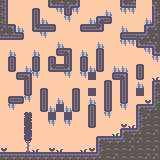

Tiled map render using the project's own tile images. Description and the whole map definition, tile-layer contents included, below:
An orthogonal 20x20 tile map with 8x8 px tiles, 4 tile layers (BG, Deco, Blocks, Spikes), 3 tilesets and 7 objects (3x sign, 2x exit, player, checkpoint).

<map version="1.10" tiledversion="1.12.2" orientation="orthogonal" renderorder="right-down" width="20" height="20" tilewidth="8" tileheight="8" infinite="0" nextlayerid="6" nextobjectid="28">
 <editorsettings>
  <export target="end.tmj" format="json" />
 </editorsettings>
 <tileset firstgid="1" name="Pico" tilewidth="8" tileheight="8" tilecount="150" columns="15">
  <image source="tilemap_packed.png" width="120" height="80" />
 </tileset>
 <tileset firstgid="151" name="tilemap_packed_transparent" tilewidth="8" tileheight="8" tilecount="150" columns="15">
  <image source="tilemap_packed_transparent.png" width="120" height="80" />
 </tileset>
 <tileset firstgid="301" name="grayscale" tilewidth="8" tileheight="8" tilecount="150" columns="15">
  <image source="tilemap_colorDif.png" width="120" height="80" />
 </tileset>
 <layer id="1" name="BG" width="20" height="20">
  <data encoding="csv">
1,1,1,1,1,1,1,1,1,1,1,1,1,1,1,1,1,1,1,1,
1,1,1,1,1,1,1,1,1,1,1,1,1,1,1,1,1,1,1,1,
303,1,1,1,1,1,1,1,1,1,1,1,1,1,1,1,1,1,1,1,
1,1,1,1,1,1,1,1,1,1,1,1,1,1,1,1,1,1,1,1,
1,1,1,1,1,1,1,1,1,1,1,1,1,1,1,1,1,1,1,1,
1,1,1,1,1,1,1,1,1,1,1,1,1,1,1,1,1,1,1,1,
1,1,1,1,1,1,1,1,1,1,1,1,1,1,1,1,1,1,1,1,
1,1,1,1,1,1,1,1,1,1,1,1,1,1,1,1,1,1,1,1,
1,1,1,1,1,1,1,1,1,1,1,1,1,1,1,1,1,1,1,1,
1,1,1,1,1,1,1,1,1,1,1,1,1,1,1,1,1,1,1,1,
1,1,1,1,1,1,1,1,1,1,1,1,1,1,1,1,1,1,1,1,
1,1,1,1,1,1,1,1,1,1,1,1,1,1,1,1,1,1,1,1,
1,1,1,1,1,1,1,1,1,1,1,1,1,1,1,1,1,1,1,1,
1,1,1,1,1,1,1,1,1,1,1,1,1,1,1,1,1,1,1,1,
1,1,1,1,1,1,1,1,1,1,1,1,1,1,1,1,1,1,1,1,
1,1,1,1,1,1,1,1,1,1,1,1,1,1,1,1,1,1,1,1,
1,1,1,1,1,1,1,1,1,1,1,1,1,1,1,1,1,1,1,1,
1,1,1,1,1,1,1,1,1,1,1,1,1,1,1,1,1,1,1,1,
1,1,1,1,1,1,1,1,1,1,1,1,1,1,1,1,1,1,1,1,
1,1,1,1,1,1,1,1,1,1,1,1,1,1,1,1,1,1,1,1
</data>
 </layer>
 <layer id="5" name="Deco" width="20" height="20">
  <data encoding="csv">
0,0,0,0,0,0,0,0,0,0,0,0,0,0,0,0,0,0,0,0,
0,0,0,0,0,0,0,0,0,0,0,0,0,0,0,0,0,0,0,0,
0,0,0,0,0,0,0,0,0,0,0,0,0,0,0,0,0,0,0,0,
0,0,0,0,0,0,0,0,0,0,0,0,0,0,0,0,0,0,0,0,
0,0,0,0,0,0,0,0,0,0,0,0,0,0,0,0,0,0,0,0,
0,0,0,0,0,0,0,0,0,0,0,0,0,0,0,0,0,0,0,0,
0,0,0,0,0,0,0,0,0,0,0,0,0,0,0,0,0,0,0,0,
0,0,0,0,0,0,0,0,0,0,0,0,0,0,0,0,0,0,0,0,
0,0,0,0,0,0,0,0,0,0,0,0,0,0,0,0,0,0,0,0,
0,0,0,0,0,0,0,0,0,0,0,0,0,0,0,0,0,0,0,366,
0,0,0,0,0,0,0,0,0,0,0,0,0,0,0,0,0,0,0,0,
0,0,0,0,0,0,0,0,0,0,0,0,0,0,0,0,0,0,0,0,
0,0,0,0,0,0,0,0,0,0,0,0,0,0,0,0,0,0,381,0,
0,0,0,0,0,0,0,0,0,0,0,0,0,0,0,0,0,0,0,0,
0,0,0,302,0,0,0,0,0,0,0,0,0,0,0,0,0,0,0,0,
0,0,0,317,0,0,0,0,0,0,0,0,0,0,0,381,366,0,0,0,
0,0,0,317,0,0,0,0,0,0,0,0,0,0,366,0,0,0,0,0,
0,0,0,332,0,0,0,0,0,0,0,0,0,0,0,0,0,0,0,0,
381,0,0,362,366,0,381,366,0,0,366,381,0,0,0,0,0,0,0,0,
0,0,0,0,0,0,0,0,0,0,0,0,0,0,0,0,0,0,0,0
</data>
 </layer>
 <layer id="2" name="Blocks" width="20" height="20">
  <data encoding="csv">
319,0,0,0,0,0,379,305,304,380,0,0,0,0,0,379,305,0,0,306,
319,0,0,0,348,0,0,0,378,0,0,0,0,0,0,0,0,0,0,321,
319,0,0,0,363,0,0,0,0,0,0,0,364,351,0,0,0,0,0,321,
333,365,0,0,379,350,351,0,0,0,349,350,380,0,0,0,0,0,364,336,
305,305,351,0,0,0,0,0,0,0,0,0,0,0,0,349,350,335,336,333,
0,0,0,0,0,0,0,0,0,0,0,0,0,0,0,0,0,379,305,306,
0,0,0,0,0,0,0,349,365,0,0,0,348,0,0,0,0,0,0,379,
0,348,0,0,348,0,348,0,363,0,348,0,363,0,0,0,0,0,0,0,
0,378,0,0,378,0,379,350,380,0,378,0,378,0,0,0,0,348,0,0,
0,0,349,365,0,0,0,0,0,0,0,320,0,0,349,365,0,378,0,0,
0,0,0,363,0,0,0,0,0,0,0,0,0,348,0,363,0,0,0,364,
0,0,0,378,0,348,0,0,0,348,0,320,0,363,0,363,0,320,0,321,
0,349,351,0,0,363,0,0,0,363,0,0,0,363,0,378,0,0,0,321,
0,0,0,0,0,378,0,320,0,378,0,348,0,378,0,0,0,364,335,336,
0,0,0,0,0,0,320,0,320,0,0,363,0,0,0,0,0,321,333,318,
0,0,0,0,0,0,0,0,0,0,0,378,0,0,0,0,0,321,318,318,
0,0,0,0,0,0,0,0,0,0,0,0,0,0,0,364,335,336,318,333,
0,0,0,0,0,0,0,0,0,0,0,0,364,335,335,336,333,333,318,318,
0,0,0,0,0,0,0,0,0,0,0,0,321,318,318,318,333,318,318,333,
335,335,335,335,335,335,335,335,335,335,335,335,336,318,333,318,318,318,333,333
</data>
 </layer>
 <layer id="4" name="Spikes" width="20" height="20">
  <data encoding="csv">
0,0,0,0,0,0,0,0,0,0,0,0,0,0,0,0,0,0,0,0,
0,0,0,0,0,0,0,3221225848,0,3221225848,0,0,0,376,0,3221225848,3221225848,0,0,0,
0,0,0,0,0,376,0,0,3221225848,0,0,376,0,0,0,0,0,0,376,0,
0,0,376,0,0,0,0,0,0,0,0,0,0,0,0,376,0,0,0,0,
0,0,0,0,0,3221225848,0,0,0,0,0,0,0,0,0,0,0,0,0,0,
0,0,0,0,0,0,0,376,0,0,0,0,376,0,0,3221225848,3221225848,0,0,0,
0,376,0,0,376,0,0,0,0,0,376,0,0,0,0,0,0,0,3221225848,0,
0,0,0,0,0,0,0,0,0,0,0,0,0,0,0,0,0,0,0,3221225848,
0,0,0,376,0,0,0,0,0,0,0,376,0,0,376,376,0,0,0,0,
0,0,0,0,3221225848,0,0,0,3221225848,0,3221225848,0,0,0,0,0,0,0,0,0,
0,0,0,0,0,0,0,0,0,0,0,0,0,0,0,0,0,376,0,0,
0,0,0,0,0,0,0,0,0,0,0,0,0,0,0,0,0,0,0,0,
0,0,0,3221225848,0,0,0,376,0,0,0,376,0,0,0,0,0,0,0,0,
0,3221225848,0,0,0,0,376,0,376,0,0,0,0,0,0,3221225848,0,0,0,0,
0,0,0,0,0,0,0,0,0,0,0,0,0,3221225848,0,0,0,0,0,0,
0,0,0,0,0,0,3221225848,0,3221225848,0,0,0,0,0,0,0,0,0,0,0,
0,0,0,0,0,0,0,0,0,0,0,0,0,0,0,0,0,0,0,0,
0,0,0,0,0,0,0,0,0,0,0,0,0,0,0,0,0,0,0,0,
0,0,0,0,0,0,0,0,0,0,0,0,0,0,0,0,0,0,0,0,
0,0,0,0,0,0,0,0,0,0,0,0,0,0,0,0,0,0,0,0
</data>
 </layer>
 <objectgroup id="3" name="Objects">
  <object id="1" name="sign" gid="196" x="64" y="152" width="8" height="8">
   <properties>
    <property name="text">Ty for playing!
By Cajun W. and Garrick Y.</property>
   </properties>
  </object>
  <object id="11" name="player" gid="392" x="8" y="152" width="8" height="8">
   <properties>
    <property name="friction" type="int" value="8" />
    <property name="jump" type="float" value="0.09" />
    <property name="maxSpeed" type="float" value="0.05" />
    <property name="particle" value="ground" />
    <property name="speed" type="float" value="0.5" />
   </properties>
  </object>
  <object id="20" name="sign" gid="196" x="8" y="24" width="8" height="8">
   <properties>
    <property name="text" value="Congrats on wasting your time! :D" />
   </properties>
  </object>
  <object id="22" name="exit" gid="377" x="144" y="0" width="8" height="8" rotation="180">
   <properties>
    <property name="isPractice" type="bool" value="false" />
    <property name="level" value="Start" />
   </properties>
  </object>
  <object id="23" name="exit" gid="377" x="152" y="0" width="8" height="8" rotation="180">
   <properties>
    <property name="isPractice" type="bool" value="false" />
    <property name="level" value="Start" />
   </properties>
  </object>
  <object id="24" name="sign" gid="196" x="8" y="96" width="8" height="8">
   <properties>
    <property name="text" value="67" />
   </properties>
  </object>
  <object id="26" name="checkpoint" gid="224" x="106" y="134" width="4" height="4" />
 </objectgroup>
</map>
